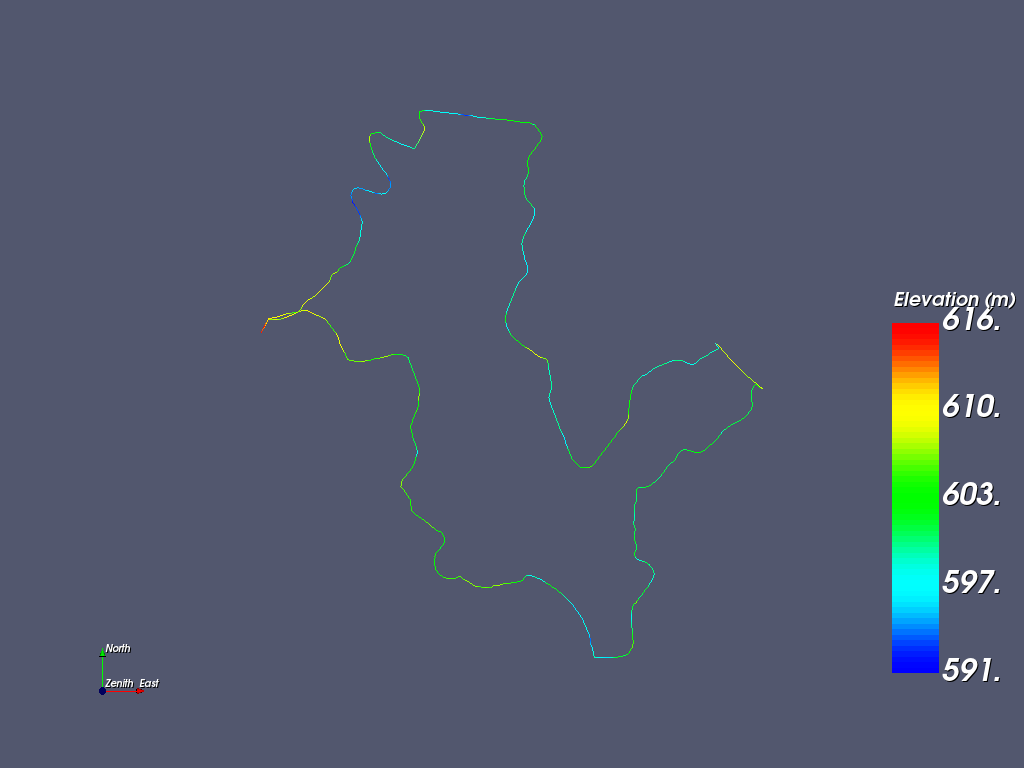

Write the Python code that produced this figure.
#!/usr/bin/env python

# Read UTM coordinates from a CSV file using pandas and numpy, build a
# polyline colored by elevation, and render it with a simple lookup table.
# This example demonstrates interoperability between pandas, numpy, and VTK.

# Factory overrides: importing these modules registers the OpenGL rendering
# and interaction style implementations for vtkRenderingCore factory classes.
import os
from pathlib import Path

import numpy as np
import pandas as pd

import vtkmodules.vtkInteractionStyle  # noqa: F401
import vtkmodules.vtkRenderingOpenGL2  # noqa: F401
# VTK pipeline classes used in this example
from vtk.util.numpy_support import numpy_to_vtk
from vtkmodules.vtkCommonCore import (
    vtkLookupTable,
    vtkPoints,
)
from vtkmodules.vtkCommonDataModel import (
    vtkCellArray,
    vtkPolyData,
    vtkPolyLine,
)
from vtkmodules.vtkInteractionWidgets import vtkOrientationMarkerWidget
from vtkmodules.vtkRenderingAnnotation import (
    vtkAxesActor,
    vtkScalarBarActor,
)
from vtkmodules.vtkRenderingCore import (
    vtkActor,
    vtkPolyDataMapper,
    vtkRenderWindow,
    vtkRenderWindowInteractor,
    vtkRenderer,
)

# Colors (normalized RGB)
paraview_bkg_rgb = (0.322, 0.341, 0.431)
carrot_rgb = (0.933, 0.569, 0.129)

# Data file: set VPE_DATA_DIR env var to override, otherwise look next to this script
data_dir = Path(os.environ.get("VPE_DATA_DIR", Path(__file__).parent))
file_name = str(data_dir / "LakeGininderra.csv")

# Read the CSV with pandas and select UTM columns
df = pd.read_csv(file_name)
df = df[["Easting(m)", "Northing(m)", "Elevation(m)"]].dropna()

# Extract numpy arrays for coordinates and elevation
xyz = df[["Easting(m)", "Northing(m)", "Elevation(m)"]].to_numpy(dtype=np.float64)
elevation = df["Elevation(m)"].to_numpy(dtype=np.float64)

num_pts = len(xyz)

# Points: convert the numpy XYZ array directly into vtkPoints
vtk_points_array = numpy_to_vtk(xyz, deep=True)
points = vtkPoints()
points.SetData(vtk_points_array)

# Scalars: convert the elevation numpy array into a VTK array for coloring
elevation_vtk = numpy_to_vtk(elevation, deep=True)
elevation_vtk.SetName("Elevation(m)")

# PolyLine: connect all points in order
poly_line = vtkPolyLine()
poly_line.GetPointIds().SetNumberOfIds(num_pts)
for i in range(num_pts):
    poly_line.GetPointIds().SetId(i, i)

cells = vtkCellArray()
cells.InsertNextCell(poly_line)

# PolyData: assemble points, scalars, and line cells
poly_data = vtkPolyData()
poly_data.SetPoints(points)
poly_data.GetPointData().SetScalars(elevation_vtk)
poly_data.SetLines(cells)

# Lookup table: simple hue ramp from blue (low) to red (high)
elev_range = elevation_vtk.GetRange()
lut = vtkLookupTable()
lut.SetTableRange(elev_range)
lut.SetHueRange(0.667, 0.0)
lut.Build()

# Mapper: map polydata to graphics primitives with scalar coloring
mapper = vtkPolyDataMapper()
mapper.SetInputData(poly_data)
mapper.SetScalarRange(elev_range)
mapper.SetLookupTable(lut)
mapper.ScalarVisibilityOn()

# Actor: assign the mapped geometry
actor = vtkActor()
actor.SetMapper(mapper)

# Scalar bar: display the elevation color legend
scalar_bar = vtkScalarBarActor()
scalar_bar.SetLookupTable(lut)
scalar_bar.SetTitle("Elevation (m)")
scalar_bar.UnconstrainedFontSizeOff()
scalar_bar.SetNumberOfLabels(5)
scalar_bar.SetMaximumWidthInPixels(128)
scalar_bar.SetMaximumHeightInPixels(400)
scalar_bar.SetPosition(0.87, 0.1)

# Renderer: assemble the scene
renderer = vtkRenderer()
renderer.AddActor(actor)
renderer.AddActor(scalar_bar)
renderer.SetBackground(paraview_bkg_rgb)

# Window: display the rendered scene
render_window = vtkRenderWindow()
render_window.AddRenderer(renderer)
render_window.SetWindowName("read csv pandas")
render_window.SetMultiSamples(0)
render_window.SetSize(1024, 768)

# Interactor: handle mouse and keyboard events
render_window_interactor = vtkRenderWindowInteractor()
render_window_interactor.SetRenderWindow(render_window)

# Orientation marker: labeled axes in the lower-left corner
axes_actor = vtkAxesActor()
axes_actor.SetXAxisLabelText("East")
axes_actor.SetYAxisLabelText("North")
axes_actor.SetZAxisLabelText("Zenith")

orientation_widget = vtkOrientationMarkerWidget()
orientation_widget.SetOutlineColor(carrot_rgb[0], carrot_rgb[1], carrot_rgb[2])
orientation_widget.SetOrientationMarker(axes_actor)
orientation_widget.SetInteractor(render_window_interactor)
orientation_widget.SetViewport(0.0, 0.0, 0.2, 0.2)
orientation_widget.EnabledOn()
orientation_widget.InteractiveOn()

# Scene: configure the camera
renderer.ResetCamera()

render_window_interactor.Initialize()
render_window_interactor.Start()
